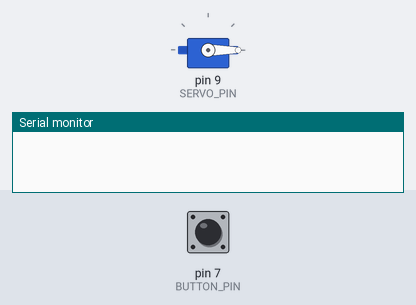
A sketch run on a simulated Arduino Uno, built with avr-gcc and run on an emulated ATmega328P. On the bench: servo, the last lines printed to the serial monitor. The test bench sets the inputs (shaded band); at power-on: pin 7 (BUTTON_PIN) HIGH.

Above: at 1.2 s.
1.3 s: pin 7 (BUTTON_PIN) pulled LOW for 0.15 s
At 2.21 s:
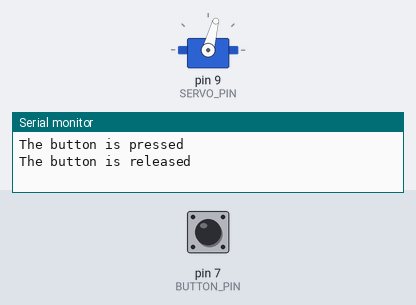
4.3 s: pin 7 (BUTTON_PIN) pulled LOW for 1 s
At 5.23 s:
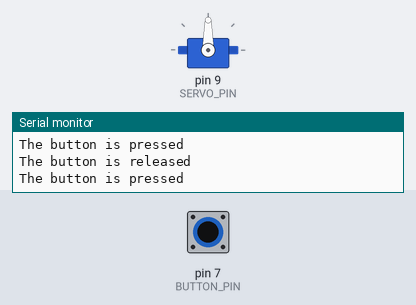
7.3 s: pin 7 (BUTTON_PIN) pulled LOW for 3.2 s
At 7.55 s:
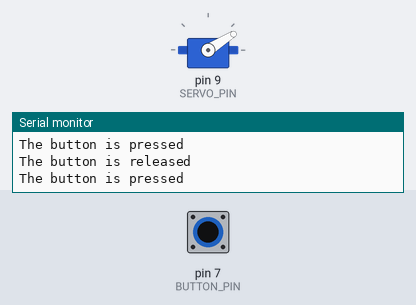
Timing chart, 0 to 12.5 s (numbered marks = the images above; inputs shaded):
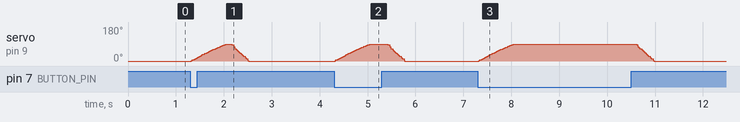

Measured:
- after the input at 1.3 s, servo on pin 9 (SERVO_PIN): rises from 0° to 90° in 0.72 s, then falls to 0° in 0.48 s
- after the input at 4.3 s, servo on pin 9 (SERVO_PIN): rises from 0° to 90° in 0.72 s, then falls to 0° in 0.74 s
- after the input at 7.3 s, servo on pin 9 (SERVO_PIN): rises from 0° to 90° in 0.72 s, then falls to 0° in 2.9 s

The sketch:

Code.ino
```cpp
// (licence header left out)
#include <VarSpeedServo.h>

// constants won't change
const int BUTTON_PIN = 7; // Arduino pin connected to button's pin
const int SERVO_PIN  = 9; // Arduino pin connected to servo motor's pin

VarSpeedServo servo; // create servo object to control a servo

// variables will change:
int angle = 0;          // the current angle of servo motor
int lastButtonState;    // the previous state of button
int currentButtonState; // the current state of button
int Speed = 160;
void setup() {
  Serial.begin(9600);                // initialize serial
  pinMode(BUTTON_PIN, INPUT_PULLUP); // set arduino pin to input pull-up mode
  servo.attach(SERVO_PIN);           // attaches the servo on pin 9 to the servo object

  servo.write(angle);
  currentButtonState = digitalRead(BUTTON_PIN);
}

void loop() {
  lastButtonState    = currentButtonState;      // save the last state
  currentButtonState = digitalRead(BUTTON_PIN); // read new state

  if(lastButtonState == HIGH && currentButtonState == LOW) {
    Serial.println("The button is pressed");

    // change angle of servo motor
    if(angle == 0)
      angle = 90;


    // control servo motor arccoding to the angle
    servo.write(angle,Speed/2);
    delay(100);
    servo.wait();
    servo.wait();
    servo.wait();
    servo.wait();
  }
  if(lastButtonState == LOW && currentButtonState == HIGH) {
    delay(100);

    Serial.println("The button is released");
    // change angle of servo motor

    if(angle == 90)
      angle = 0;

    // control servo motor arccoding to the angle
    servo.write(angle,Speed);
  }

}
```
